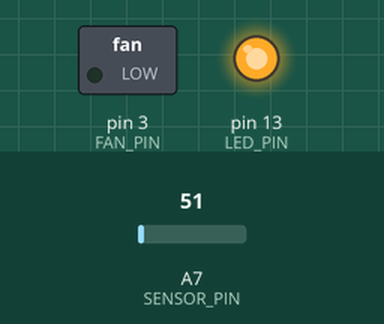
Bench run of a sketch on a simulated Arduino Nano, built with avr-gcc and run on an emulated ATmega328P. Shown: switched loads named in the sketch (green lamp = pin HIGH), output pins drawn as LEDs (lit = HIGH). Inputs (shaded band) come from the test bench; at power-on: A7 (SENSOR_PIN) = 51. What the sketch prints to the serial monitor is not drawn.

Above: at 3.8 s.
3.9 s: A7 (SENSOR_PIN) set to 57
At 4.9 s:
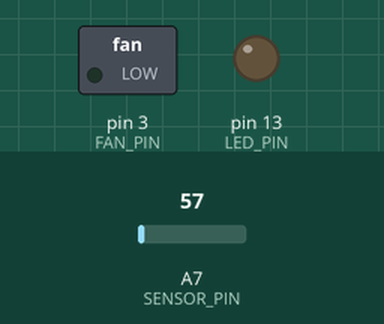
At 48.3 s:
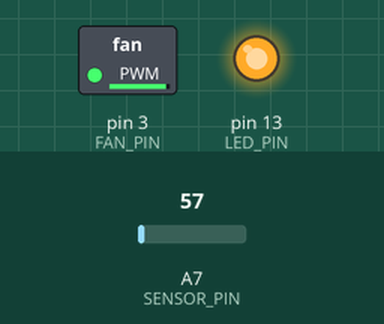
Timing chart, 0 to 48.9 s (numbered marks = the images above; inputs shaded):
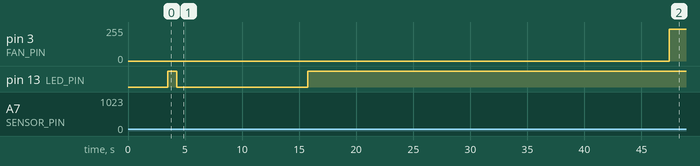

Measured:
- the behaviour switches between 52 and 53 on A7 (SENSOR_PIN) (found by bisection; images 0 and 1)
- after the input at 3.9 s, pin 13 (LED_PIN): HIGH → LOW after 0.38 s, → HIGH 11.5 s later

The sketch:

six.ino
```cpp
#define LED_PIN 13
#define FAN_PIN 3
#define SENSOR_PIN A7

#define FAN_MAX 255
#define FAN_MIN 31
#define FAN_OFF 0
#define FAN_SPEED_STEP 16
#define FAN_SETTLE_TIME 3000
#define FAN_SPEED_STEPS (int((FAN_MAX - FAN_MIN) / FAN_SPEED_STEP) + 1)
#define FAN_SPEED_MAX_STEP FAN_SPEED_STEPS
#define FAN_OPEN_DELAY 250
#define FAN_OPEN_STEP 25

#define SAMPLE_DELAY 10

#define SHORT_WINDOW 20
#define LONG_WINDOW 300
#define TREND_WINDOW 50

#define FAN_PAUSE_DELAY 10

void blinky_delay(int del, int res=2){
  int times = res / 2;
  for(int i = 0; i < times; i++){
    digitalWrite(LED_PIN, HIGH);
    delay(del / res);
    digitalWrite(LED_PIN, LOW);
    delay(del / res);
  }
}

int current_fan_speed = 0;
int current_fan_speed_step = FAN_SPEED_MAX_STEP;

float mean_temp_accum = 0.0;
float last_mean_temp = 0.0;

float long_mean_temp_accum = 0.0;
float last_long_mean_temp = 0.0;

float mean_trend_accum = 0.0;
float last_mean_trend = 0.0;

void fan_settle_delay(){
  delay(FAN_SETTLE_TIME);
  // blinky_delay(FAN_SETTLE_TIME, 10);
}

void set_fan_off(bool settle=true){
  // Serial.println("set fan off");
  digitalWrite(FAN_PIN, LOW);
  current_fan_speed = 0;
  if(settle)
    fan_settle_delay();
}

void set_fan_speed(int speed){
  Serial.print("sfs:");
  Serial.println(speed);
  if(speed <= 0){
    set_fan_off();
  } else {
    if(speed > FAN_SPEED_STEPS)
      speed = FAN_SPEED_STEPS;
    current_fan_speed = speed * FAN_SPEED_STEP - 1;
    current_fan_speed_step = speed;
    analogWrite(FAN_PIN, current_fan_speed);
    fan_settle_delay();
  }
}

void pause_fan(){
  set_fan_off(false);
  delay(FAN_PAUSE_DELAY);
}

void resume_fan(){
  if(current_fan_speed != 0){
    analogWrite(FAN_PIN, current_fan_speed);
  }
  // delay(FAN_PAUSE_DELAY);
}

void fan_opening(){
  Serial.println("opening");
  analogWrite(FAN_PIN, FAN_MAX);
  for(int i = FAN_MAX; i >= FAN_MIN; i -= FAN_OPEN_STEP){
    Serial.println(i);
    analogWrite(FAN_PIN, i);
    blinky_delay(FAN_OPEN_DELAY);
  }
}

float sample_temp(){
  int temp_adc_val;
  float temp_val, temp_c, temp_f;

  pause_fan();
  temp_adc_val = analogRead(SENSOR_PIN);
  resume_fan();

  temp_val = (temp_adc_val * 4.88);	/* Convert adc value to equivalent voltage */
  temp_c = (temp_val / 10.0);	/* LM35 gives output of 10mv/°C */
  temp_f = temp_c * (9.0 / 5.0) + 32.0;

  delay(SAMPLE_DELAY);
  return temp_f;
}

float mean_sample_temp(){
  float sample = sample_temp();
  mean_temp_accum -= last_mean_temp;
  mean_temp_accum += sample;
  last_mean_temp = mean_temp_accum / SHORT_WINDOW;

  long_mean_temp_accum -= last_long_mean_temp;
  long_mean_temp_accum += sample;
  last_long_mean_temp = long_mean_temp_accum / LONG_WINDOW;

  float trend;
  if(last_long_mean_temp > last_mean_temp)
    trend = -0.25 * (last_long_mean_temp - last_mean_temp);
    // trend = -1.0;
  else if(last_long_mean_temp < last_mean_temp)
    trend = 0.25 * (last_mean_temp - last_long_mean_temp);
    // trend = 1.0;

  mean_trend_accum -= last_mean_trend;
  mean_trend_accum += trend;
  last_mean_trend = mean_trend_accum / TREND_WINDOW;

  return last_mean_temp;
}

void prime_temp_sampler(){
  float sample = sample_temp();
  mean_temp_accum = sample * SHORT_WINDOW;
  long_mean_temp_accum = sample * LONG_WINDOW;

  for(int i = 0; i <= SHORT_WINDOW; i++){
    mean_sample_temp();
  }
}

void setup() {
  Serial.begin(115200);

  pinMode(LED_PIN, OUTPUT);
  pinMode(FAN_PIN, OUTPUT);
  pinMode(SENSOR_PIN, INPUT);

  // fan_opening();
  prime_temp_sampler();

  while(true){
    Serial.println("test without fan");
    set_fan_speed(0);
    for(int i = 0; i < 2000; i++){
      float temp_f = mean_sample_temp();

      Serial.print("Short Mean Temp: ");
      Serial.println(last_mean_temp);

      Serial.print("Long Mean Temp: ");
      Serial.println(last_long_mean_temp);

      Serial.print("Trend:");
      Serial.println(last_mean_trend);

      if(last_mean_trend >= -0.25 && last_mean_trend <= 0.25)
        digitalWrite(LED_PIN, HIGH);
      else
        digitalWrite(LED_PIN, LOW);
    }

    Serial.println("test with fan");
    set_fan_speed(FAN_SPEED_MAX_STEP);
    for(int i = 0; i < 2000; i++){
      float temp_f = mean_sample_temp();

      Serial.print("Short Mean Temp: ");
      Serial.println(last_mean_temp);

      Serial.print("Long Mean Temp: ");
      Serial.println(last_long_mean_temp);

      Serial.print("Trend:");
      Serial.println(last_mean_trend);

      if(last_mean_trend >= -0.25 && last_mean_trend <= 0.25)
        digitalWrite(LED_PIN, HIGH);
      else
        digitalWrite(LED_PIN, LOW);
    }
  }

  // while(true){
  //   // int r = random(0, FAN_SPEED_STEPS+1);
  //   // Serial.print("Speed:");
  //   // Serial.println(r);
  //   // set_fan_speed(r);

  //   float temp_f = mean_sample_temp();
  //   Serial.print("Temperature = ");
  //   Serial.println(temp_f);

  //   Serial.print("Trend = ");
  //   Serial.println(last_long_mean_temp);
  // }
}

void loop() {
  int temp_adc_val;
  float temp_val, temp_c, temp_f;
  temp_adc_val = analogRead(SENSOR_PIN);
  temp_val = (temp_adc_val * 4.88);	/* Convert adc value to equivalent voltage */
  temp_c = (temp_val / 10.0);	/* LM35 gives output of 10mv/°C */
  temp_f = temp_c * (9.0 / 5.0) + 32.0;

  Serial.print("Temperature = ");
  Serial.println(temp_f);

  delay(1000);
}
```
